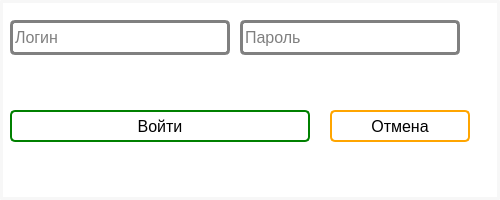
<?xml version="1.0" encoding="UTF-8"?>
<ui version="4.0">
 <class>Form</class>
 <widget class="QWidget" name="Form">
  <property name="geometry">
   <rect>
    <x>0</x>
    <y>0</y>
    <width>500</width>
    <height>200</height>
   </rect>
  </property>
  <property name="minimumSize">
   <size>
    <width>500</width>
    <height>200</height>
   </size>
  </property>
  <property name="maximumSize">
   <size>
    <width>500</width>
    <height>200</height>
   </size>
  </property>
  <property name="windowTitle">
   <string>Form</string>
  </property>
  <property name="styleSheet">
   <string notr="true">background-color: white ;
border-radius:2px;
border: 3px solid rgb(247, 247, 247);</string>
  </property>
  <widget class="QLineEdit" name="login_line">
   <property name="geometry">
    <rect>
     <x>10</x>
     <y>20</y>
     <width>220</width>
     <height>35</height>
    </rect>
   </property>
   <property name="minimumSize">
    <size>
     <width>220</width>
     <height>35</height>
    </size>
   </property>
   <property name="maximumSize">
    <size>
     <width>200</width>
     <height>30</height>
    </size>
   </property>
   <property name="font">
    <font>
     <family>Segoe UI</family>
     <pointsize>12</pointsize>
    </font>
   </property>
   <property name="styleSheet">
    <string notr="true">border-color: grey;
border-radius:5px;</string>
   </property>
   <property name="maxLength">
    <number>30</number>
   </property>
   <property name="frame">
    <bool>true</bool>
   </property>
   <property name="echoMode">
    <enum>QLineEdit::Normal</enum>
   </property>
   <property name="placeholderText">
    <string>Логин</string>
   </property>
   <property name="clearButtonEnabled">
    <bool>true</bool>
   </property>
  </widget>
  <widget class="QLineEdit" name="password_line">
   <property name="geometry">
    <rect>
     <x>240</x>
     <y>20</y>
     <width>220</width>
     <height>35</height>
    </rect>
   </property>
   <property name="minimumSize">
    <size>
     <width>220</width>
     <height>35</height>
    </size>
   </property>
   <property name="maximumSize">
    <size>
     <width>200</width>
     <height>30</height>
    </size>
   </property>
   <property name="font">
    <font>
     <family>Segoe UI</family>
     <pointsize>12</pointsize>
    </font>
   </property>
   <property name="styleSheet">
    <string notr="true">border-color: grey;
border-radius:5px;</string>
   </property>
   <property name="maxLength">
    <number>30</number>
   </property>
   <property name="frame">
    <bool>true</bool>
   </property>
   <property name="echoMode">
    <enum>QLineEdit::Password</enum>
   </property>
   <property name="placeholderText">
    <string>Пароль</string>
   </property>
   <property name="clearButtonEnabled">
    <bool>true</bool>
   </property>
  </widget>
  <widget class="QPushButton" name="submit_button">
   <property name="geometry">
    <rect>
     <x>10</x>
     <y>110</y>
     <width>300</width>
     <height>32</height>
    </rect>
   </property>
   <property name="minimumSize">
    <size>
     <width>300</width>
     <height>0</height>
    </size>
   </property>
   <property name="maximumSize">
    <size>
     <width>250</width>
     <height>16777215</height>
    </size>
   </property>
   <property name="font">
    <font>
     <family>Segoe UI</family>
     <pointsize>12</pointsize>
    </font>
   </property>
   <property name="styleSheet">
    <string notr="true">QPushButton {
	background-color: white ;
	border-radius:5px;
	color: black;
	border: 2px solid rgb(247, 247, 247);
	border-color: green
}

QPushButton:hover {
	border: 2px solid rgb(247, 247, 247);
	border-color: orange;
}

QPushButton:pressed {
	background-color: rgb(88, 88, 88);
}
</string>
   </property>
   <property name="text">
    <string>Войти</string>
   </property>
  </widget>
  <widget class="QPushButton" name="cancel_button">
   <property name="geometry">
    <rect>
     <x>330</x>
     <y>110</y>
     <width>140</width>
     <height>32</height>
    </rect>
   </property>
   <property name="minimumSize">
    <size>
     <width>0</width>
     <height>0</height>
    </size>
   </property>
   <property name="maximumSize">
    <size>
     <width>140</width>
     <height>16777215</height>
    </size>
   </property>
   <property name="font">
    <font>
     <family>Segoe UI</family>
     <pointsize>12</pointsize>
    </font>
   </property>
   <property name="styleSheet">
    <string notr="true">QPushButton {
	background-color: white ;
	border-radius:5px;
	color: black;
	border: 2px solid rgb(247, 247, 247);
	border-color: orange
}

QPushButton:hover {
	border: 2px solid rgb(247, 247, 247);
	border-color: orange;
}

QPushButton:pressed {
	background-color: rgb(88, 88, 88);
}
</string>
   </property>
   <property name="text">
    <string>Отмена</string>
   </property>
  </widget>
  <widget class="QLabel" name="message_info">
   <property name="enabled">
    <bool>true</bool>
   </property>
   <property name="geometry">
    <rect>
     <x>20</x>
     <y>70</y>
     <width>441</width>
     <height>30</height>
    </rect>
   </property>
   <property name="maximumSize">
    <size>
     <width>16777215</width>
     <height>30</height>
    </size>
   </property>
   <property name="styleSheet">
    <string notr="true">border-color: rgb(255, 255, 255);</string>
   </property>
   <property name="text">
    <string/>
   </property>
   <property name="alignment">
    <set>Qt::AlignCenter</set>
   </property>
  </widget>
 </widget>
 <resources/>
 <connections/>
</ui>
